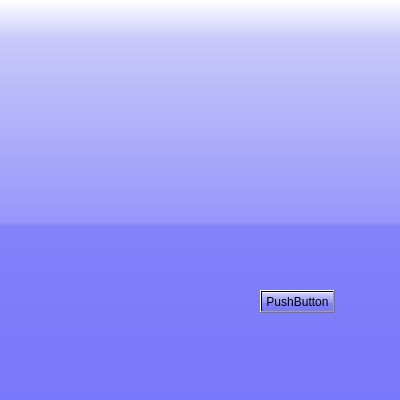
<?xml version="1.0" encoding="UTF-8"?>
<ui version="4.0">
 <class>AboutDialog</class>
 <widget class="QDialog" name="AboutDialog">
  <property name="geometry">
   <rect>
    <x>0</x>
    <y>0</y>
    <width>400</width>
    <height>400</height>
   </rect>
  </property>
  <property name="minimumSize">
   <size>
    <width>400</width>
    <height>400</height>
   </size>
  </property>
  <property name="maximumSize">
   <size>
    <width>400</width>
    <height>400</height>
   </size>
  </property>
  <property name="windowTitle">
   <string>About SpineCreator</string>
  </property>
  <property name="windowIcon">
   <iconset>
    <normaloff>:/icons/toolbar/icons/nrnico.png</normaloff>:/icons/toolbar/icons/nrnico.png</iconset>
  </property>
  <property name="styleSheet">
   <string notr="true">background: qlineargradient(spread:pad, x1:0, y1:0, x2:0, y2:1, stop:0.1 rgba(200, 200, 250, 255), stop:0.555 rgba(150, 150, 250, 255), stop:0.565 rgba(130, 130, 250 255), stop:1 rgba(120, 120, 250, 255), stop:0 rgba(255,255,255,255))</string>
  </property>
  <widget class="QLabel" name="label">
   <property name="geometry">
    <rect>
     <x>50</x>
     <y>0</y>
     <width>301</width>
     <height>151</height>
    </rect>
   </property>
   <property name="styleSheet">
    <string notr="true">background: rgba(0,0,0,0)</string>
   </property>
   <property name="text">
    <string/>
   </property>
   <property name="pixmap">
    <pixmap>:/icons/toolbar/Spineml_logo_large.png</pixmap>
   </property>
  </widget>
  <widget class="QPushButton" name="pushButton">
   <property name="geometry">
    <rect>
     <x>260</x>
     <y>290</y>
     <width>75</width>
     <height>23</height>
    </rect>
   </property>
   <property name="text">
    <string>PushButton</string>
   </property>
  </widget>
 </widget>
 <resources>
  <include location="icons.qrc"/>
 </resources>
 <connections/>
</ui>
